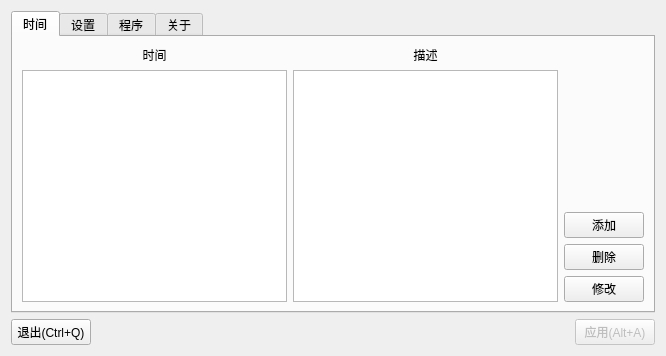
<?xml version="1.0" encoding="UTF-8"?>
<ui version="4.0">
 <class>Form</class>
 <widget class="QWidget" name="Form">
  <property name="geometry">
   <rect>
    <x>0</x>
    <y>0</y>
    <width>666</width>
    <height>356</height>
   </rect>
  </property>
  <property name="windowTitle">
   <string>TimeTiper</string>
  </property>
  <layout class="QGridLayout" name="gridLayout">
   <item row="1" column="1">
    <spacer name="horizontalSpacer_3">
     <property name="orientation">
      <enum>Qt::Orientation::Horizontal</enum>
     </property>
     <property name="sizeHint" stdset="0">
      <size>
       <width>40</width>
       <height>20</height>
      </size>
     </property>
    </spacer>
   </item>
   <item row="1" column="2">
    <widget class="QPushButton" name="apply_button">
     <property name="enabled">
      <bool>false</bool>
     </property>
     <property name="toolTip">
      <string>一些设置更改后要应用才会保存</string>
     </property>
     <property name="text">
      <string>应用(Alt+A)</string>
     </property>
    </widget>
   </item>
   <item row="1" column="0">
    <widget class="QPushButton" name="exit_button">
     <property name="text">
      <string>退出(Ctrl+Q)</string>
     </property>
    </widget>
   </item>
   <item row="0" column="0" colspan="3">
    <widget class="QTabWidget" name="tabWidget">
     <property name="currentIndex">
      <number>0</number>
     </property>
     <property name="elideMode">
      <enum>Qt::TextElideMode::ElideNone</enum>
     </property>
     <widget class="QWidget" name="times">
      <property name="accessibleName">
       <string/>
      </property>
      <attribute name="title">
       <string>时间</string>
      </attribute>
      <layout class="QGridLayout" name="gridLayout_2">
       <item row="4" column="2">
        <widget class="QPushButton" name="delete_button">
         <property name="text">
          <string>删除</string>
         </property>
        </widget>
       </item>
       <item row="1" column="1" rowspan="5">
        <widget class="QTextEdit" name="description"/>
       </item>
       <item row="3" column="2">
        <widget class="QPushButton" name="add_button">
         <property name="text">
          <string>添加</string>
         </property>
        </widget>
       </item>
       <item row="1" column="0" rowspan="5">
        <widget class="QListWidget" name="time_list">
         <property name="dragDropMode">
          <enum>QAbstractItemView::DragDropMode::NoDragDrop</enum>
         </property>
         <property name="selectionMode">
          <enum>QAbstractItemView::SelectionMode::ExtendedSelection</enum>
         </property>
         <property name="movement">
          <enum>QListView::Movement::Static</enum>
         </property>
         <property name="flow">
          <enum>QListView::Flow::TopToBottom</enum>
         </property>
         <property name="resizeMode">
          <enum>QListView::ResizeMode::Fixed</enum>
         </property>
         <property name="layoutMode">
          <enum>QListView::LayoutMode::SinglePass</enum>
         </property>
         <property name="viewMode">
          <enum>QListView::ViewMode::ListMode</enum>
         </property>
        </widget>
       </item>
       <item row="5" column="2">
        <widget class="QPushButton" name="edit_button">
         <property name="text">
          <string>修改</string>
         </property>
        </widget>
       </item>
       <item row="0" column="0">
        <widget class="QLabel" name="time_tip">
         <property name="sizePolicy">
          <sizepolicy hsizetype="Preferred" vsizetype="Fixed">
           <horstretch>0</horstretch>
           <verstretch>0</verstretch>
          </sizepolicy>
         </property>
         <property name="text">
          <string>时间</string>
         </property>
         <property name="alignment">
          <set>Qt::AlignmentFlag::AlignCenter</set>
         </property>
        </widget>
       </item>
       <item row="0" column="1">
        <widget class="QLabel" name="desription_tip">
         <property name="sizePolicy">
          <sizepolicy hsizetype="Preferred" vsizetype="Fixed">
           <horstretch>0</horstretch>
           <verstretch>0</verstretch>
          </sizepolicy>
         </property>
         <property name="text">
          <string>描述</string>
         </property>
         <property name="alignment">
          <set>Qt::AlignmentFlag::AlignCenter</set>
         </property>
        </widget>
       </item>
      </layout>
     </widget>
     <widget class="QWidget" name="settings">
      <attribute name="title">
       <string>设置</string>
      </attribute>
      <layout class="QGridLayout" name="gridLayout_5">
       <item row="0" column="2">
        <widget class="QPushButton" name="is_active">
         <property name="toolTip">
          <string>点击切换激活状态</string>
         </property>
         <property name="text">
          <string>工作中</string>
         </property>
        </widget>
       </item>
       <item row="0" column="0" rowspan="3">
        <widget class="QFrame" name="frame">
         <property name="frameShape">
          <enum>QFrame::Shape::StyledPanel</enum>
         </property>
         <property name="frameShadow">
          <enum>QFrame::Shadow::Raised</enum>
         </property>
         <layout class="QGridLayout" name="gridLayout_7">
          <item row="0" column="0" colspan="4">
           <widget class="QCheckBox" name="if_tray_hide">
            <property name="toolTip">
             <string>将托盘图标设置为透明图片</string>
            </property>
            <property name="text">
             <string>隐藏托盘</string>
            </property>
           </widget>
          </item>
          <item row="3" column="0">
           <widget class="QLabel" name="label_5">
            <property name="toolTip">
             <string>下课后多长时间内不可以再次打开教学软件</string>
            </property>
            <property name="text">
             <string>持续时间(秒)</string>
            </property>
           </widget>
          </item>
          <item row="2" column="2">
           <widget class="QLabel" name="label_4">
            <property name="sizePolicy">
             <sizepolicy hsizetype="Fixed" vsizetype="Fixed">
              <horstretch>0</horstretch>
              <verstretch>0</verstretch>
             </sizepolicy>
            </property>
            <property name="text">
             <string>~</string>
            </property>
           </widget>
          </item>
          <item row="2" column="1">
           <widget class="QSpinBox" name="a">
            <property name="toolTip">
             <string>延迟最小值</string>
            </property>
            <property name="maximum">
             <number>999999999</number>
            </property>
           </widget>
          </item>
          <item row="4" column="0" colspan="4">
           <spacer name="verticalSpacer_3">
            <property name="orientation">
             <enum>Qt::Orientation::Vertical</enum>
            </property>
            <property name="sizeHint" stdset="0">
             <size>
              <width>20</width>
              <height>40</height>
             </size>
            </property>
           </spacer>
          </item>
          <item row="2" column="3">
           <widget class="QSpinBox" name="b">
            <property name="toolTip">
             <string>延迟最大值</string>
            </property>
            <property name="maximum">
             <number>999999999</number>
            </property>
           </widget>
          </item>
          <item row="3" column="1">
           <widget class="QSpinBox" name="hold_seconds">
            <property name="maximum">
             <number>999999999</number>
            </property>
           </widget>
          </item>
          <item row="2" column="0">
           <widget class="QLabel" name="label_3">
            <property name="toolTip">
             <string>当下课后会随机在这个范围内取值作为延迟, 然后等待延迟后再杀程序</string>
            </property>
            <property name="text">
             <string>随机等待时间(秒)</string>
            </property>
           </widget>
          </item>
          <item row="1" column="0" colspan="4">
           <widget class="QCheckBox" name="if_strong_hide">
            <property name="text">
             <string>强力隐藏模式(请使用ctrl+win+alt+shift+f6打开设置, 托盘图标将消失)</string>
            </property>
           </widget>
          </item>
         </layout>
        </widget>
       </item>
       <item row="2" column="2">
        <widget class="QPushButton" name="test_button">
         <property name="toolTip">
          <string>模拟一次下课</string>
         </property>
         <property name="text">
          <string>测试</string>
         </property>
        </widget>
       </item>
       <item row="0" column="1" rowspan="3">
        <spacer name="horizontalSpacer">
         <property name="orientation">
          <enum>Qt::Orientation::Horizontal</enum>
         </property>
         <property name="sizeHint" stdset="0">
          <size>
           <width>40</width>
           <height>20</height>
          </size>
         </property>
        </spacer>
       </item>
      </layout>
     </widget>
     <widget class="QWidget" name="executables">
      <attribute name="title">
       <string>程序</string>
      </attribute>
      <layout class="QGridLayout" name="gridLayout_6">
       <item row="2" column="1">
        <widget class="QTabWidget" name="tabWidget_2">
         <property name="currentIndex">
          <number>0</number>
         </property>
         <widget class="QWidget" name="exe">
          <attribute name="title">
           <string>应用程序exe</string>
          </attribute>
          <layout class="QGridLayout" name="gridLayout_8">
           <item row="2" column="1">
            <widget class="QPushButton" name="edit_exe_button">
             <property name="text">
              <string>编辑</string>
             </property>
            </widget>
           </item>
           <item row="4" column="1">
            <widget class="QPushButton" name="remove_exe">
             <property name="text">
              <string>-</string>
             </property>
            </widget>
           </item>
           <item row="3" column="1">
            <widget class="QPushButton" name="add_exe">
             <property name="text">
              <string>+</string>
             </property>
            </widget>
           </item>
           <item row="1" column="1">
            <widget class="QPushButton" name="choose_exe">
             <property name="text">
              <string>选择文件</string>
             </property>
            </widget>
           </item>
           <item row="0" column="1">
            <spacer name="verticalSpacer_2">
             <property name="orientation">
              <enum>Qt::Orientation::Vertical</enum>
             </property>
             <property name="sizeHint" stdset="0">
              <size>
               <width>20</width>
               <height>40</height>
              </size>
             </property>
            </spacer>
           </item>
           <item row="0" column="0" rowspan="5">
            <widget class="QListWidget" name="for_kill_list"/>
           </item>
          </layout>
         </widget>
         <widget class="QWidget" name="title">
          <attribute name="title">
           <string>窗口标题</string>
          </attribute>
          <layout class="QGridLayout" name="gridLayout_9">
           <item row="3" column="1">
            <widget class="QPushButton" name="remove_title">
             <property name="text">
              <string>-</string>
             </property>
            </widget>
           </item>
           <item row="2" column="1">
            <widget class="QPushButton" name="add_title">
             <property name="text">
              <string>+</string>
             </property>
            </widget>
           </item>
           <item row="1" column="1">
            <widget class="QPushButton" name="edit_title_button">
             <property name="text">
              <string>编辑</string>
             </property>
            </widget>
           </item>
           <item row="0" column="0" rowspan="4">
            <widget class="QListWidget" name="for_close_title"/>
           </item>
          </layout>
         </widget>
        </widget>
       </item>
      </layout>
     </widget>
     <widget class="QWidget" name="about">
      <attribute name="title">
       <string>关于</string>
      </attribute>
      <layout class="QGridLayout" name="gridLayout_4">
       <item row="0" column="0">
        <layout class="QGridLayout" name="gridLayout_3">
         <item row="0" column="0">
          <widget class="QLabel" name="label">
           <property name="font">
            <font>
             <family>Microsoft YaHei</family>
             <pointsize>69</pointsize>
            </font>
           </property>
           <property name="text">
            <string>那刻夏！</string>
           </property>
           <property name="alignment">
            <set>Qt::AlignmentFlag::AlignCenter</set>
           </property>
          </widget>
         </item>
         <item row="1" column="0">
          <widget class="QLabel" name="label_2">
           <property name="text">
            <string>一位闲着没事的初三生写的小程序</string>
           </property>
           <property name="alignment">
            <set>Qt::AlignmentFlag::AlignCenter</set>
           </property>
          </widget>
         </item>
         <item row="2" column="0">
          <spacer name="verticalSpacer">
           <property name="orientation">
            <enum>Qt::Orientation::Vertical</enum>
           </property>
           <property name="sizeHint" stdset="0">
            <size>
             <width>20</width>
             <height>40</height>
            </size>
           </property>
          </spacer>
         </item>
        </layout>
       </item>
      </layout>
     </widget>
    </widget>
   </item>
  </layout>
 </widget>
 <tabstops>
  <tabstop>tabWidget</tabstop>
  <tabstop>time_list</tabstop>
  <tabstop>add_button</tabstop>
  <tabstop>delete_button</tabstop>
  <tabstop>edit_button</tabstop>
  <tabstop>exit_button</tabstop>
  <tabstop>apply_button</tabstop>
  <tabstop>if_tray_hide</tabstop>
  <tabstop>if_strong_hide</tabstop>
  <tabstop>a</tabstop>
  <tabstop>b</tabstop>
  <tabstop>hold_seconds</tabstop>
  <tabstop>is_active</tabstop>
  <tabstop>test_button</tabstop>
  <tabstop>tabWidget_2</tabstop>
  <tabstop>for_kill_list</tabstop>
  <tabstop>choose_exe</tabstop>
  <tabstop>edit_exe_button</tabstop>
  <tabstop>add_exe</tabstop>
  <tabstop>remove_exe</tabstop>
  <tabstop>for_close_title</tabstop>
  <tabstop>edit_title_button</tabstop>
  <tabstop>add_title</tabstop>
  <tabstop>remove_title</tabstop>
  <tabstop>description</tabstop>
 </tabstops>
 <resources/>
 <connections/>
</ui>
